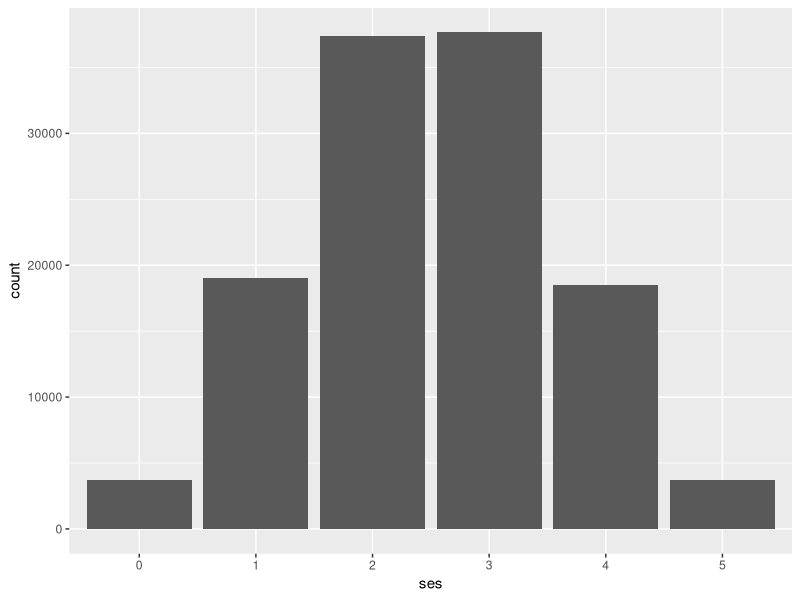
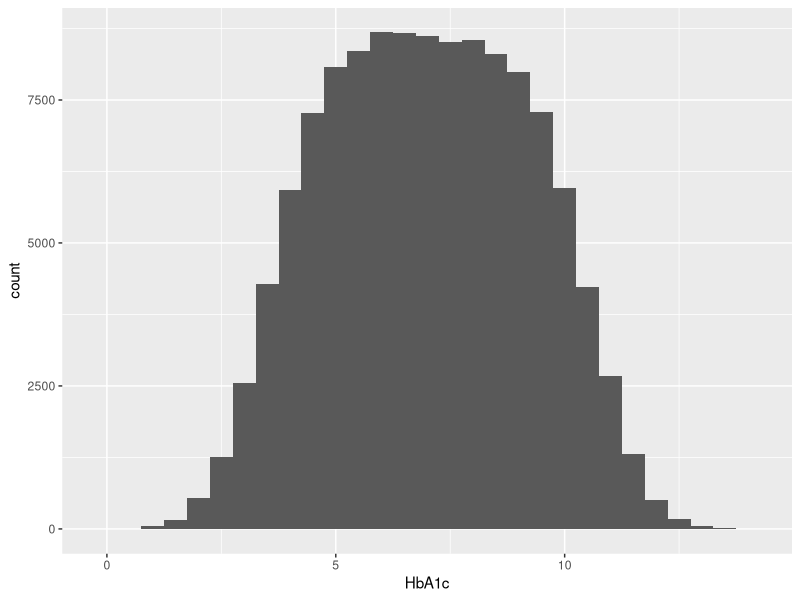
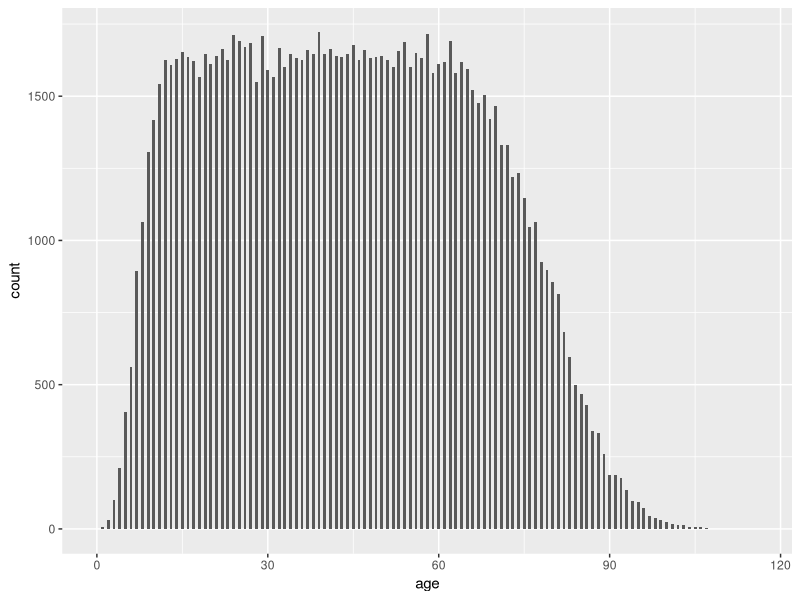
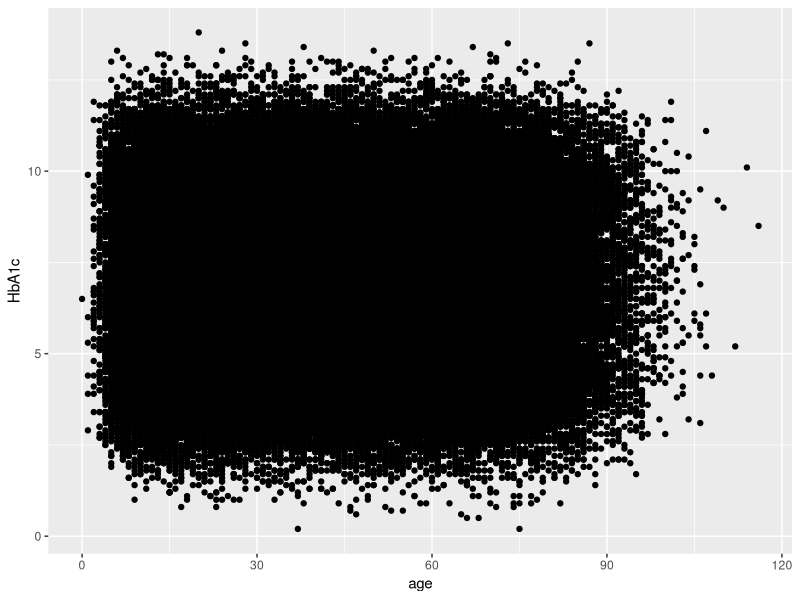
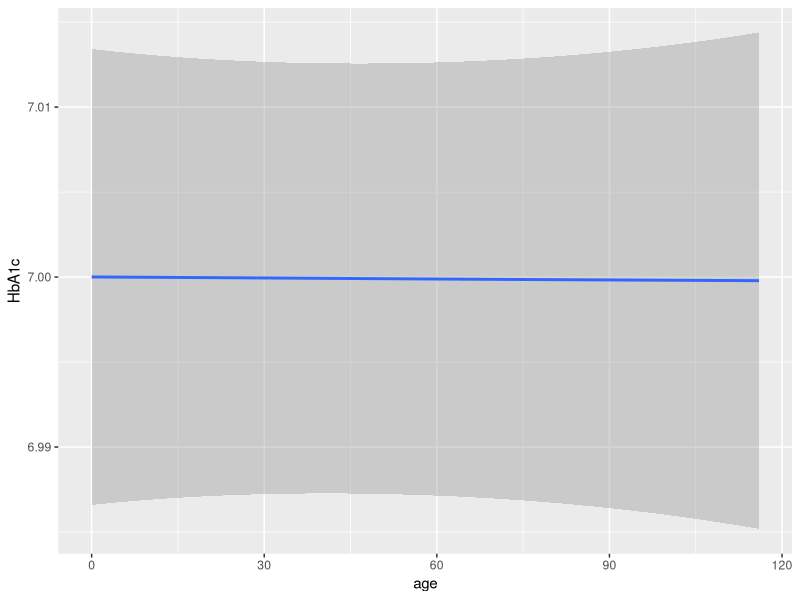
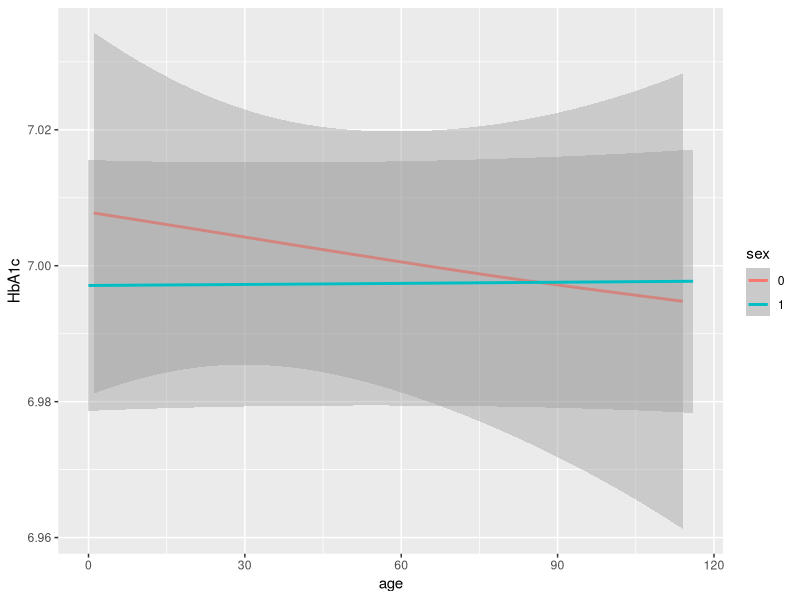
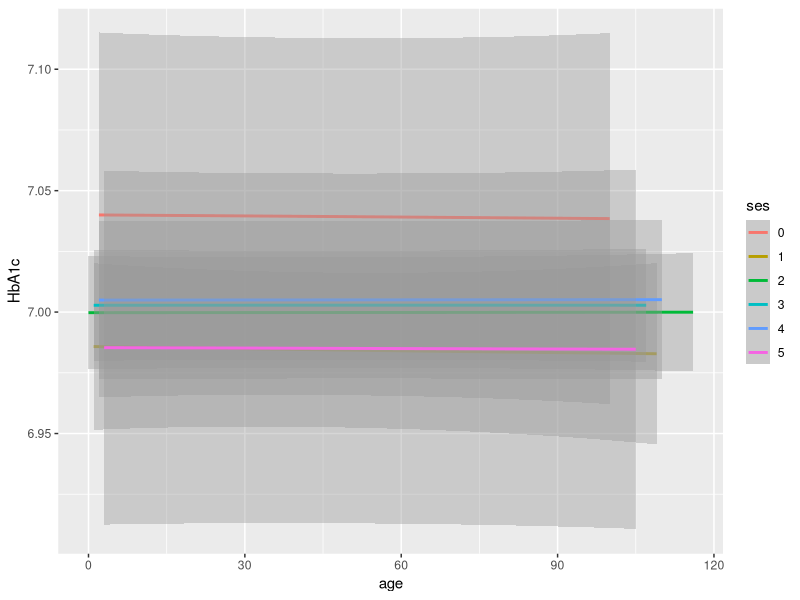
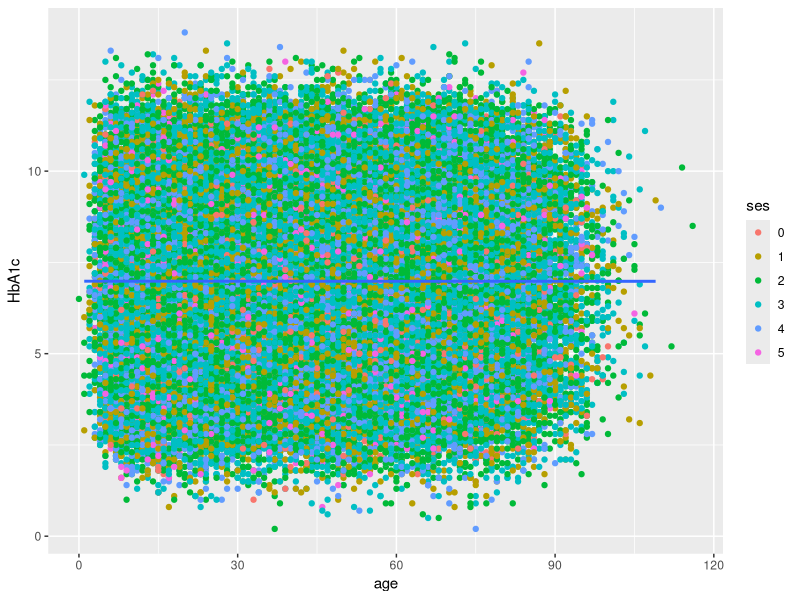

Reproduce these figures in R, in order.
## ---- chunk 1
library(tidyverse)
## ---- chunk 2
knitr::opts_chunk$set(echo = TRUE)
## ---- chunk 3
set.seed(1)

age <- rpois(120000, 8:80)

sex <- rbinom(120000, 1, 0.5)

ses <- rbinom(120000, 5, 0.5)
## ---- chunk 4
HbA1c <- rnorm(120000, 4:10) 

HbA1c <- round(HbA1c, 1)


df <- data.frame(age, sex , ses, HbA1c)

df
## ---- chunk 5
class(df$sex) = "character"
class(df$ses) = "character"

#### Visualising distributions ####

# distribution of ses

ggplot(data = df) +
  geom_bar(mapping = aes(x = ses ))

df %>%
  count(ses)

#distribution of HbA1c

ggplot(data = df) +
  geom_histogram(mapping = aes(x= HbA1c), binwidth = 0.5)

df %>%
  count(HbA1c)

#distribution of age

ggplot(data = df) +
  geom_histogram(mapping = aes(x= age), binwidth = 0.5)


#RELATION BETWEEN HBA1C AND AGE

ggplot(data = df ) +
  geom_point(mapping = aes(x = age, y = HbA1c))

ggplot(data = df) + 
  geom_smooth(mapping = aes(x = age, y = HbA1c))

#RELATION BETWEEN HBA1C AND AGE by sex
ggplot(data = df) + 
  geom_smooth(mapping = aes(x = age, y = HbA1c, colour = sex))

# RELATION BETWEEN HBA1C AND AGE BY SES

ggplot(data = df) + 
  geom_smooth(mapping = aes(x = age, y = HbA1c, color = ses))

ggplot(data = df, mapping = aes(x = age, y = HbA1c)) + 
  geom_point(mapping = aes(color = ses)) +
  geom_smooth(data = filter(df, ses == "1"), se = FALSE)


ggplot(data = df, mapping = aes(x = age, y = HbA1c)) + 
  geom_point(mapping = aes(color = ses)) +
  geom_smooth(data = filter(df, ses == "0"), se = FALSE)

# by boxplot
ggplot(data = df, mapping = aes(x = age,y = HbA1c, group = ses)) +
  geom_boxplot()

ggplot(data = df, mapping = aes(x = age,y = HbA1c, group = sex)) +
  geom_boxplot()
